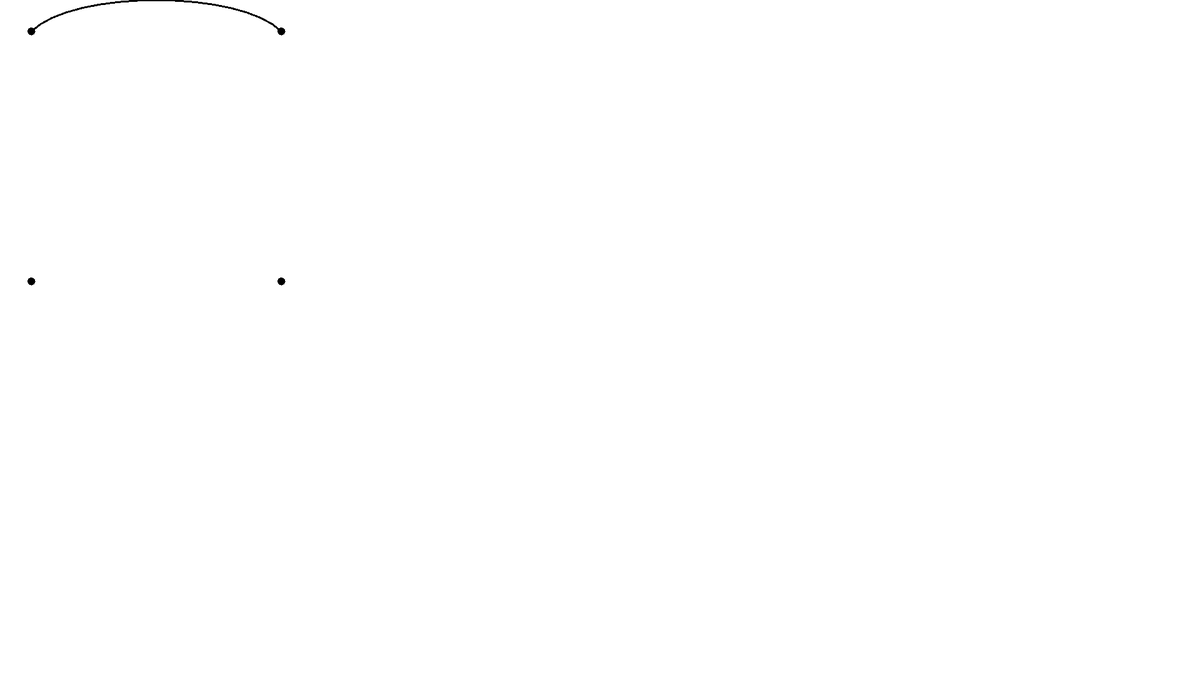
Frame 1 (no input)
Frame 60 (the mouse pressed at the canvas centre just before this capture): identical to frame 1, image omitted
Frame 120 (the mouse held since frame 60 and released just before this capture): identical to frame 1, image omitted

The Processing sketch that drew this single still picture (run headless with seeded random() and noise(); from frame 60 on, the mouse is pressed at the canvas centre):

// Processing sketch: Curve
// ── Curve.pde
int c[][]=new int[2][4];
void setup() {
  size(1920, 1080);
  background(255);
  noSmooth();
  c[0][0] = 50; //BL
  c[1][0] = 450;
  c[0][1] = 50; //TL
  c[1][1] = 50;
  c[0][2] = 450; //TR
  c[1][2] = 50;
  c[0][3] = 450; //BR
  c[1][3] = 450;
  strokeWeight(3);
}
boolean tempA = true;
int posX=0;
int posY=0;
int xyGroup = 0;
float t =0.0;
float prevX[] =new float[3];
float prevY[] =new float[3];
float prevX2[] = new float[2];
float prevY2[] = new float[2];
float prevPrevX[] = new float[3];
float prevPrevY[] = new float[3];
float prevPrevX2[] = new float[2];
float prevPrevY2[] = new float[2];
float prevX3 =0;
float prevY3 = 0;
boolean spacePressed = false;
void draw() {
  if(key==32&&keyPressed){
    spacePressed=true;
  }else{
    spacePressed=false;
  }
  if (!spacePressed) {
    int D = 10;
    if (mousePressed) {
      if (tempA) {
        for (int i=0; i<4; i++) {
          if (abs(c[0][i]-mouseX)<10&&abs(c[1][i]-mouseY)<10) {
            posX=mouseX;
            posY=mouseY;
            tempA = false;
            xyGroup = i;
            clear();
            background(255);
            curve(c[0][0], c[1][0], c[0][1], c[1][1], c[0][2], c[1][2], c[0][3], c[1][3]);
            fill(0);
            ellipse(c[0][0], c[1][0], D, D);
            ellipse(c[0][1], c[1][1], D, D);
            ellipse(c[0][2], c[1][2], D, D);
            ellipse(c[0][3], c[1][3], D, D);
            t=0;
            break;
          }
        }
      } else {
        //erase
        //255 is white
        stroke(255);
        fill(255);
        curve(c[0][0], c[1][0], c[0][1], c[1][1], c[0][2], c[1][2], c[0][3], c[1][3]);
        ellipse(c[0][xyGroup], c[1][xyGroup], D, D);
        c[0][xyGroup]=mouseX;
        c[1][xyGroup]=mouseY;
        //draw
        stroke(0);
        curve(c[0][0], c[1][0], c[0][1], c[1][1], c[0][2], c[1][2], c[0][3], c[1][3]);
        fill(0);
        ellipse(c[0][xyGroup], c[1][xyGroup], D, D);
      }
    } else {
      boolean onCircle = false;
      for (int i=0; i<4; i++) {
        if (abs(c[0][i]-mouseX)<10&&abs(c[1][i]-mouseY)<10) {
          onCircle=true;
          break;
        }
        onCircle=false;
      }
      if (onCircle) {
        cursor(HAND);
      } else {
        cursor(ARROW);
      }
      tempA=true;

      stroke(0);
      fill(0);
      fill(255, 0);
      curve(c[0][0], c[1][0], c[0][1], c[1][1], c[0][2], c[1][2], c[0][3], c[1][3]);
      
      stroke(0);
      fill(0);
      ellipse(c[0][0], c[1][0], D, D);
      ellipse(c[0][1], c[1][1], D, D);
      ellipse(c[0][2], c[1][2], D, D);
      ellipse(c[0][3], c[1][3], D, D);
      noStroke();
      fill(148, 0, 211);
      fill(255);
      stroke(0);
    }
  }
}
